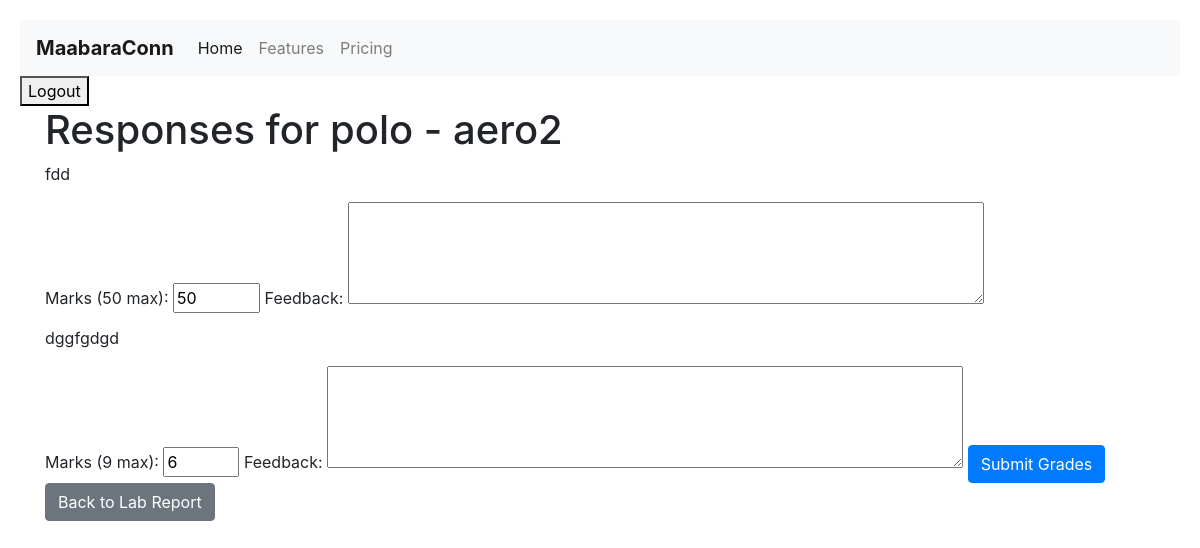
Page /users/lab-report/8/student/12/responses/ on the earlier database version.
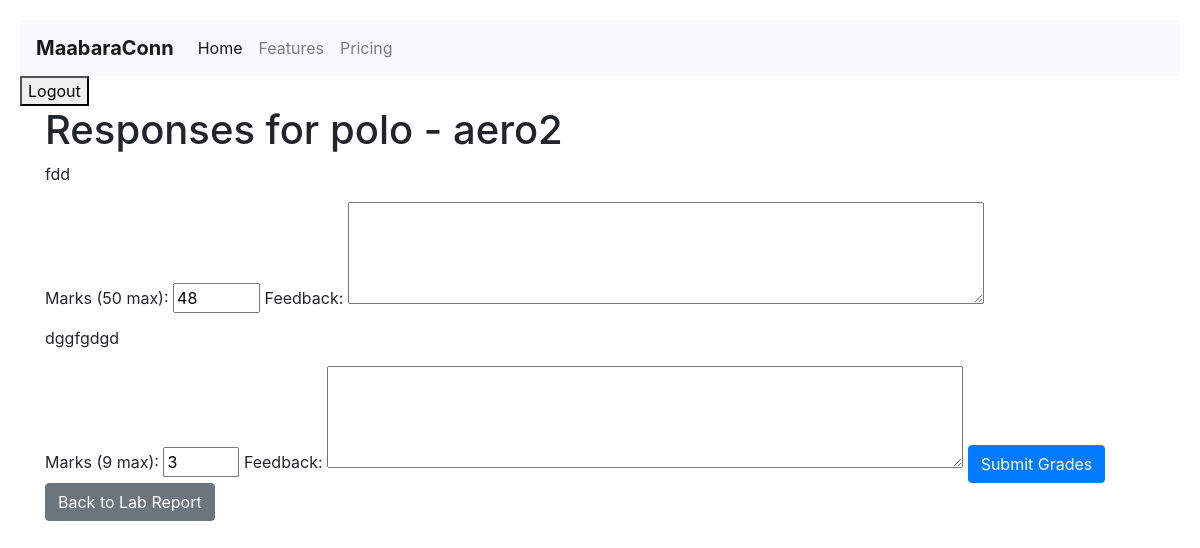
Same page on the later database version.
### users/models.py (models this page shows, shortened)
class StudentResponse(models.Model):
    section = models.ForeignKey(
        TemplateSection, on_delete=models.CASCADE, related_name='responses')
    student = models.ForeignKey(
        settings.AUTH_USER_MODEL, on_delete=models.CASCADE, related_name='responses')
    response_text = models.TextField()
    lab_report = models.ForeignKey(
        LabReport, on_delete=models.CASCADE, related_name='responses')
    marks_awarded = models.PositiveIntegerField(default=0)
    tech_feedback = models.TextField(blank=True)
    lecturer_feedback = models.TextField(blank=True)
    student_feedback = models.TextField(blank=True)
    submitted_at = models.DateTimeField(auto_now_add=True)

class TemplateSection(models.Model):
    lab_template = models.ForeignKey(
        LabTemplate, on_delete=models.CASCADE, related_name='sections')
    title = models.CharField(max_length=255)
    content = models.TextField()
    visible_to_students = models.BooleanField(default=True)
    section_type = models.ForeignKey(SectionType, on_delete=models.CASCADE)
    marks = models.PositiveIntegerField(default=0)

### users/views.py (the view)
def detailed_responses(request, report_id, student_id):
    lab_report = get_object_or_404(LabReport, id=report_id)
    student = get_object_or_404(User, id=student_id)
    responses = StudentResponse.objects.filter(
        lab_report=lab_report, student=student)
    if request.method == 'POST':
        form = GradeForm(request.POST, responses=responses)
        if form.is_valid():
            form.save()
            total_marks = sum(response.marks_awarded for response in responses)
            Grade.objects.update_or_create(
                lab_report=lab_report,
                defaults={'score': total_marks, 'graded_by': request.user}
            )
            messages.success(
                request, 'Grades and feedback submitted successfully.')
            return redirect('lab_report_detail_for_tech', lab_report.id)
        else:
            messages.error(request, 'There was an error with your submission.')
    else:
        form = GradeForm(responses=responses)
    context = {
        'lab_report': lab_report,
        'student': student,
        'responses': responses,
        'form': form,
    }
    return render(request, 'grading/detailed_responses.html', context)

### users/forms.py (shortened to what this page needs)
class GradeForm(forms.Form):
    def __init__(self, *args, **kwargs):
        responses = kwargs.pop('responses')
        super().__init__(*args, **kwargs)
        for response in responses:
            self.fields[f'marks_{response.id}'] = forms.IntegerField(
                label=response.section.title,
                initial=response.marks_awarded,
                min_value=0,
                max_value=response.section.marks
            )
            self.fields[f'feedback_{response.id}'] = forms.CharField(
                label=f"Feedback for {response.section.title}",
                widget=forms.Textarea(attrs={'cols': 40, 'rows': 5}),
                required=False,
            )

### users/templates/grading/detailed_responses.html (shortened to what this page needs)
{% extends 'base.html' %} {% load static %} {% block content %}
<div class="container">
  <h1>Responses for {{ student.username }} - {{ lab_report.title }}</h1>
  <form method="post">
    {% csrf_token %} {% for response in responses %}
    <p>{{ response.response_text|default_if_none:"No response" }}</p>
    <label for="id_marks_{{ response.id }}"
      >Marks ({{ response.section.marks }} max):</label
    >
    <input
      type="number"
      name="marks_{{ response.id }}"
      id="id_marks_{{ response.id }}"
      value="{{ response.marks_awarded }}"
      min="0"
      max="{{ response.section.marks }}"
    />
    <label for="id_feedback_{{ response.id }}">Feedback:</label>
    <textarea
      name="feedback_{{ response.id }}"
      id="id_feedback_{{ response.id }}"
      cols="60"
      rows="4"
    >
{{ response.feedback }}</textarea
    >
    {% empty %}
    <p>No responses to display.</p>
    {% endfor %}
    <button type="submit" class="btn btn-primary">Submit Grades</button>
  </form>
  <a
    href="{% url 'lab_report_detail_for_tech' lab_report.id %}"
    class="btn btn-secondary"
    >Back to Lab Report</a
  >
</div>
{% endblock %}

Differences in the rows shown:
changed StudentResponse "fdd": marks_awarded "50" → "48"
changed StudentResponse "dggfgdgd": marks_awarded "6" → "3"
